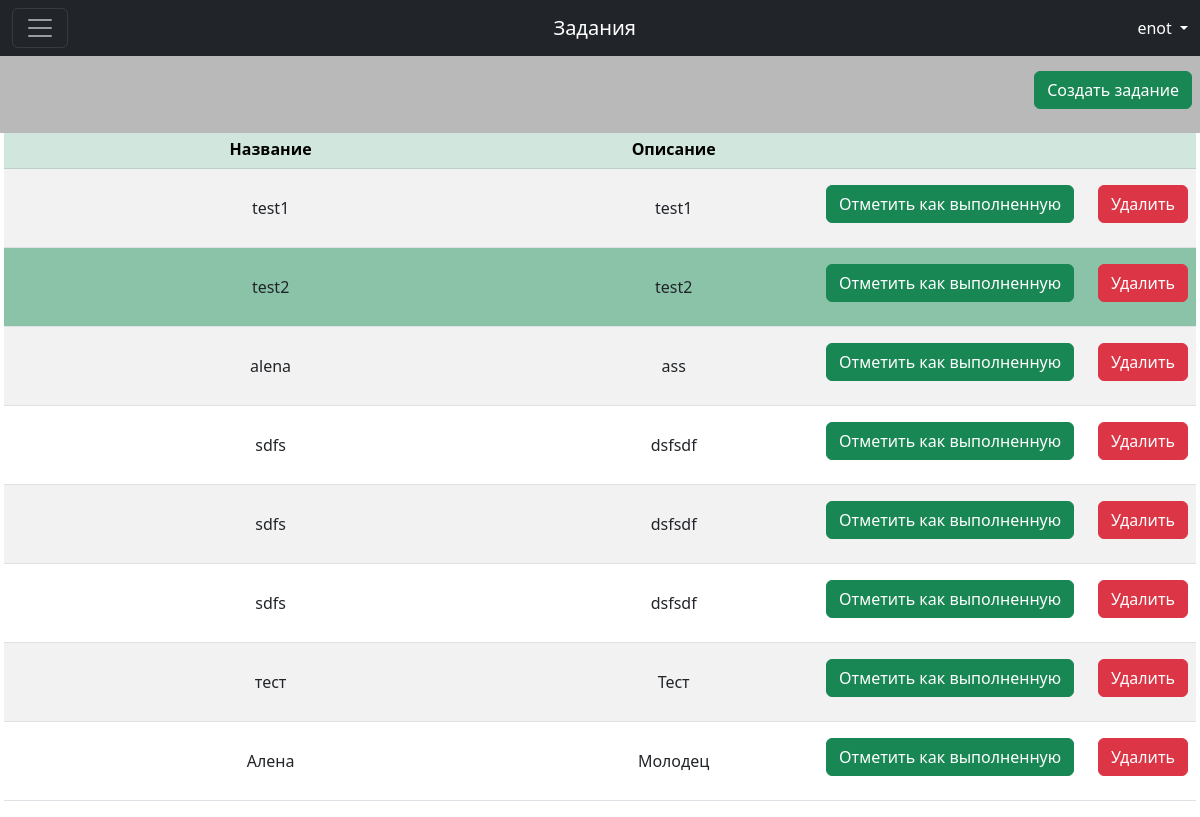
Page /tasks/get/ (signed in) on the committed database.
### todo_list/models.py (models this page shows)
class User(AbstractUser):
    telegram_acc = models.CharField(max_length=45, blank=True,
                                    verbose_name='Телеграм аккаунт',
                                    help_text=('Введите telegram username, '
                                               'например @user.\n Для того чтобы пользоваться ботом'))

class Task(models.Model):
    name = models.CharField(max_length=100, verbose_name='Название')
    description = models.TextField(verbose_name='Описание')
    status = models.CharField(max_length=50, verbose_name='Статус',
                              default='не выполнено')
    user = models.ForeignKey(User, on_delete=models.CASCADE,
                             verbose_name='Пользователь')

### todo_list/views.py (the view)
# urls.py: path('tasks/get/', views.get_tasks_user, name='get_tasks'),
@login_required
def get_tasks_user(request):
    tasks = Task.objects.filter(user=request.user)
    return render(request, 'get_tasks.html', {'tasks': tasks})

### todo_list/templates/get_tasks.html (shortened to what this page needs)
﻿{% extends "basic.html" %}
{% block title %}Задания{% endblock %}
{% block content %}
{% if tasks %}
<div id="navbar-content" class="navbar sticky-top text-dark p-2">
    <form class="ms-auto" action="{% url 'add_task' %}">
        <button class="btn btn-success mt-2" type="submit">Создать задание</button>
    </form>
</div>
<div class="mt-4 pt-1 mx-1">
    <table class="table table-striped align-middle">
        <thead class="align-middle table-success" align="center">
            <tr>
                <th scope="col">Название</th>
                <th scope="col">Описание</th>
                <th></th>
                <th></th>
            </tr>
        </thead>
        <tbody>
            {% for task in tasks|dictsort:"pk" %}
            {% if task.status == 'выполнено' %}
            <tr class="bg-success bg-opacity-50">
                {% else %}
            <tr>
                {% endif %}
                <td class="col-6" align="center">
                    {{ task.name }}
                </td>
                <td class="col-3" align="center">{{ task.description }}</td>
                <td class="col-3" align="center">
                    <form action="{% url 'complete_task'  pk=task.pk %}" method="POST">
                        <button class="btn btn-success mt-2" type="submit">Отметить как выполненную</button>
                    </form>
                </td>
                <td align="right">
                    <form action="{% url 'delete_task' pk=task.pk%}" method="POST">
                        <button class="btn btn-danger mt-2" type="submit">Удалить</button>
                    </form>
                </td>
            </tr>
            {% endfor %}
        </tbody>
    </table>
</div>
{% endif %}
{% endblock %}

### todo_list/templates/basic.html (shortened to what this page needs)
﻿<!DOCTYPE html>
{% load static %}
<html lang="en" xmlns="http://www.w3.org/1999/xhtml">
<head>
    <link href="{% static 'bootstrap/css/bootstrap.min.css' %}" type="text/css" rel="stylesheet">
    <link rel="stylesheet" type="text/css" href="{% static 'style.css' %}">
</head>
<body>
    <nav class="navbar navbar-dark bg-dark fixed-top">
        <div class="container-fluid">
            <button class="navbar-toggler" type="button" data-bs-toggle="offcanvas" data-bs-target="#offcanvasDarkNavbar" aria-controls="offcanvasDarkNavbar">
                <span class="navbar-toggler-icon"></span>
            </button>
            <a class="navbar-brand" href="#" id="text">{% block title %}{% endblock %}</a>
            <div id="sidebar-nav">
                {% if user.is_authenticated %}
                <div class="dropdown">
                    <a href="#" class="nav-link dropdown-toggle text-white" id="dropdownUser1" data-bs-toggle="dropdown" aria-expanded="false">
                        {{user.username}}
                    </a>
                </div>
                {% else %}
                <a href="{% url 'login' %}" class="nav-link text-white">
                    Войти
                </a>
                {% endif %}
            </div>
        </div>
    </nav>
    <main class="col">
        {% block content %}
        {% endblock %}
    </main>
</body>
</html>

### rows in the picture
User: username "enot"
Task: name "test1", description "test1"
Task: name "test2", description "test2"
Task: name "alena", description "ass"
Task: name "sdfs", description "dsfsdf"
Task: name "sdfs", description "dsfsdf"
Task: name "sdfs", description "dsfsdf"
Task: name "тест", description "Тест"
Task: name "Алена", description "Молодец"
